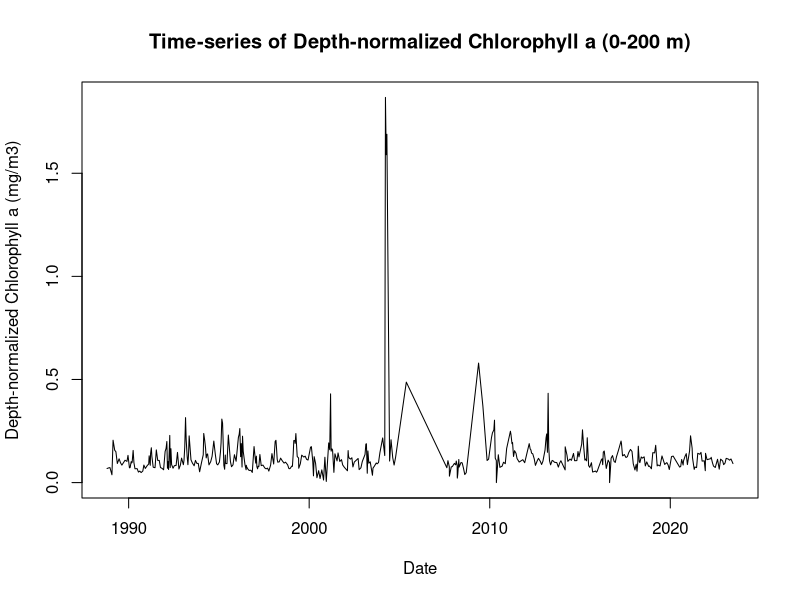

Generate this figure with R: (Note: this script raises an error after producing the figure.)
library(readxl)
library(dplyr)
library(pracma)


BATS_pigments_1_ <- read_excel("Data/BATS_pigments (1).xlsx",na="-999")
View(BATS_pigments_1_)

# Cleaning the dataset (BATS_pigments) ----

BATS_pigments <- BATS_pigments_1_[-c(1:49), ] #get rid of rows 1-49 and make the new row 1 column names
colnames(BATS_pigments) <- BATS_pigments[1, ] #set first row as column names
BATS_pigments <- BATS_pigments[-1, ] #remove the first row which is now column names

View(BATS_pigments)

### Creating a new data set (BATS_chla) with only year, depth, turners chlorophyll a data ----
# Remember, aim is: using Chl column, standardize depth for chlorophyll a. Need to think of a way to normalize this across the water column as different things have different ranges and need to normalize this.
BATS_chla <- BATS_pigments %>%
  select(yyyymmd, Depth, Chl) %>%
  na.omit()
View(BATS_chla)

#round from decimal to whole number
BATS_chla$Depth <- round(as.numeric(BATS_chla$Depth))
BATS_chla$Depth <- as.numeric(BATS_chla$Depth)
BATS_chla$Chl   <- as.numeric(BATS_chla$Chl)
#BATS_chla$yyyymmd <- as.numeric(BATS_chla$yyyymmd)

#BATS_chla$yyyymmd <- ymd(BATS_chla$yyyymmd)

str(BATS_chla$Chl)
str(BATS_chla$Depth)


# Trapezoidal integration ----
# If  Depth values don’t start at 0 or end at 200 exactly, trapezoidal integration still handles it correctly.

# Filter depths 0–200 m and arrange
BATS_filtered <- BATS_chla %>%
  filter(Depth >= 0, Depth <= 200) %>%
  arrange(Depth)

# Depth-integrated chlorophyll (mg/m^2)
Chl_int <- trapz(BATS_filtered$Depth, BATS_filtered$Chl)

# FINAL DECISION ----

norm_chl <- BATS_chla %>%
  filter(Depth >= 0, Depth <= 200) %>% # Filter depths 0–200 m
  mutate(
    Depth = as.numeric(Depth),
    Chl   = as.numeric(Chl)
  ) %>%
  arrange(yyyymmd, Depth) %>%
  group_by(yyyymmd) %>%
  summarise(                      #summarise() collapses all rows for each cast into ONE row.
    Chl_int = trapz(Depth, Chl),       # mg/m2
    Chl_mean_200m = Chl_int / 200      # mg/m3 (depth-normalized)
  )
View(norm_chl)

#date is written as yyyymmdd - fixing date format

#norm_chl$yyyymmd <- as.Date(norm_chl$yyyymmd, format="%Y%m%d")
#norm_chl$yyyymmd <- ymd(norm_chl$yyyymmd)
#norm_chl$yyymmd <- as.numeric (norm_chl$yyyymmd)

#norm_chl$yyyymmd <- as.Date(as.character(norm_chl$yyyymmd), format="%Y%m%d")
#norm_chl$Month <- format(norm_chl$yyyymmd, "%m") # Extract month as numeric
#norm_chl$Year <- format(norm_chl$yyyymmd, "%Y") # Extract year


library(lubridate)

norm_chl$yyyymmd <- ymd(norm_chl$yyyymmd)

norm_chl$year  <- year(norm_chl$yyyymmd)
norm_chl$month <- month(norm_chl$yyyymmd)
norm_chl$day   <- day(norm_chl$yyyymmd)

#rename column names
colnames(norm_chl)[1] <- "Date"
colnames(norm_chl)[2] <- "Chl_Int_200m_mg_m2"
colnames(norm_chl)[3] <- "Chl_mean_200m_mg_m3"
colnames(norm_chl)[4] <- "Year"
colnames(norm_chl)[5] <- "Month"
colnames(norm_chl)[6] <- "Day"



# Visualizing time-series of depth-normalized chlorophyll ----
plot(norm_chl$Date,norm_chl$Chl_mean_200m_mg_m3, type="l",
     xlab="Date", ylab="Depth-normalized Chlorophyll a (mg/m3)",
    # ylim=c(0,0.5),
     main="Time-series of Depth-normalized Chlorophyll a (0-200 m)")                            

### a) Time-series plot of time-series depth normalized chlorophyll — can see seasonal cycles and long-term changes.----
ggplot(norm_chl, aes(x = Date, y = Chl_mean_200m_mg_m3)) +
  geom_line(color = "darkblue") +
  geom_smooth(method = "lm", color = "blue", se = FALSE) +
  labs(title = "Phytoplankton Biomass (0–200m) Over Time at BATS",
       x = "Date",
       y = "Chlorophyll Mean (mg/m³, normalized to 200m)") +
  theme_classic()

### b) Seasonal pattern (montly averages) -----
#norm_chl$Month <- format(norm_chl$yyyymmd, "%m") # Extract month as numeric
#norm_chl$Month <- as.numeric(norm_chl$Month) # Convert to numeric
chl_monthly <- norm_chl %>% 
  group_by(Month) %>% 
  summarise(MonthlyAvgBiomass = mean(Chl_mean_200m_mg_m3, na.rm = TRUE)) %>% 
  ungroup()
# Plot monthly averages
ggplot(chl_monthly, aes(x = Month, y = MonthlyAvgBiomass)) + # x is month (1-12)
  geom_line(color = "darkgreen") +
  geom_point() +
  scale_x_continuous(breaks = 1:12, labels = month.abb) +
  labs(title = "Monthly Mean Phytoplankton (Chl) Biomass (0–200m) at BATS",
       x = "Month",
       y = "Average Chl (mg/m³, normalized to 200m)") +
  theme_classic()


### c) Annual pattern (yearly averages) ----
str(chl_yearly)
chl_yearly <- norm_chl %>% 
  group_by(Year) %>% 
  summarise(YearlyAvgBiomass = mean(Chl_mean_200m_mg_m3, na.rm = TRUE)) %>%  #calculating avg per year
  ungroup()
# Plot yearly averages
ggplot(chl_yearly, aes(x = Year, y = YearlyAvgBiomass, group=1)) +
  geom_line(color = "purple") +
  geom_point() +
  labs(title = "Annual Mean Phytoplankton (Chl) Biomass (0–200m) at BATS",
       x = "Year",
       y = "Average Chl (mg/m³, normalized to 200m)") +
  theme_classic()



# Dealing with the outliers -----
#identifying points greater than 1 mg/m3
outliers <- norm_chl %>%
  filter(Chl_mean_200m_mg_m3 > 1)
View(outliers)

# IQR test to statistically check for whether these are actually outliers (without assuming normality)
chl <- norm_chl$Chl_mean_200m_mg_m3

Q1 <- quantile(chl, 0.25, na.rm = TRUE)
Q3 <- quantile(chl, 0.75, na.rm = TRUE)
IQR_val <- Q3 - Q1

upper_bound <- Q3 + 1.5 * IQR_val
lower_bound <- Q1 - 1.5 * IQR_val

outliers_iqr <- norm_chl %>%
  filter(Chl_mean_200m_mg_m3 > upper_bound |
           Chl_mean_200m_mg_m3 < lower_bound)
outliers_iqr

#Remove outliers based on IQR
norm_chl <- norm_chl %>%
  filter(Chl_mean_200m_mg_m3 <= upper_bound &
  Chl_mean_200m_mg_m3 >= lower_bound)



#checking for normality ----
hist(norm_chl$Chl_mean_200m_mg_m3, breaks=50,
     main="Histogram of Depth-normalized Chlorophyll a (0-200 m) after Outlier Removal",
     xlab="Depth-normalized Chlorophyll a (mg/m3)",
     col="lightblue")

#check if this is normal 
shapiro.test(norm_chl$Chl_mean_200m_mg_m3) #p-value < 0.05, data is not normally distributed

lm_normchl<-lm(Chl_mean_200m_mg_m3~Year, data=norm_chl)
plot(lm_normchl)


#save norm_chl to dataset folder - github ----
write.csv(norm_chl, "Data/norm_chl.csv", row.names = FALSE)














# ------------------------ OTHER APPROACHES -------------------------------------------
### Step 1: Interpolation to a Standard Depth Grid (every 5 m from 0 m to 200 m.) ----

# Group by unique depths and average chlorophyll values if duplicates exist

BATS_chla <- BATS_chla %>%
  group_by(yyyymmd, Depth) %>%
  summarise(Chl = mean(Chl, na.rm = TRUE)) %>%
  ungroup()

# Create a standard depth grid
standard_depths <- seq(0, 200, by = 5) # Standard depth grid from 0 to 200 m at 5 m intervals
Chl <- BATS_chla$Chl
Depth <- BATS_chla$Depth

interp_chl <- approx(Depth, Chl, xout=standard_depths, rule=2)$y  # rule=2 => use boundary values for extrapolation


library(pracma)   # for trapz
# linear interpolation
interp_chl <- approx(depth, chl_ug_L, xout=std_grid, rule=2)$y  # rule=2 => use boundary values for extrapolation

# convert µg L^-1 to µg m^-3
chl_ug_m3 <- interp_chl * 1000

# integrate 0-200 m (gives µg m^-2)
chl_ug_m2 <- trapz(std_grid, chl_ug_m3)
chl_mg_m2 <- chl_ug_m2 / 1000

# if cast only to 150 m, option A scale, option B extend with last value
Zmax <- max(depth)
# option A: scale
integral_to_Zmax <- trapz(seq(0,Zmax,by=1), approx(depth, chl_ug_L*1000, xout=seq(0,Zmax,by=1))$y)
scaled_integral_ug_m2 <- integral_to_Zmax * (200 / Zmax)

# option B: extend using last measured value down to 200 m
ext_depths <- c(depth,200)
ext_chl <- c(chl_ug_L, tail(chl_ug_L,1))
ext_interp <- approx(ext_depths, ext_chl, xout=std_grid)$y * 1000
extended_integral_ug_m2 <- trapz(std_grid, ext_interp)



#######################################
#convert Depth_m and Chl_a_ug_per_L to numeric
BATS_chla$Depth <- as.numeric(BATS_chla$Depth)
BATS_chla$Chl <- as.numeric(BATS_chla$Chl)

#remove rows with NA values in Depth or Chl
BATS_chla <- BATS_chla %>%
  filter(!is.na(Depth) & !is.na(Chl))





# Trying stuff out 
### Step 1: Decide on reference depth as 200m and Interpolate each cast onto a standard depth grid. ----
standard_depths <- seq(0, 200, by = 1) # Standard depth grid from 0 to 200 m at 1 m intervals
BATS_chla_interpolated <- BATS_chla %>%
  group_by(yyyymmd) %>%
  do({
    interp_chl <- approx(.$Depth, .$Chl, xout = standard_depths, rule = 2)$y
    data.frame(Depth = standard_depths, Chl = interp_chl)
  }) %>%
  ungroup()
View(BATS_chla_interpolated)


### Step 2: Normalize either: By depth-integrated chlorophyll (average over layer) OR Z-score per depth OR Relative to total chlorophyll in upper layer ----
BATS_chla_normalized <- BATS_chla_interpolated %>%
  group_by(yyyymmd) %>%
  mutate(Total_Chl = sum(Chl, na.rm = TRUE),
         Chl_Normalized = Chl / Total_Chl) %>%
  ungroup()
View(BATS_chla_normalized)

### Step 3: Visualize time-series at specific depths or depth-averaged ----
# Example: Time-series at 10m depth
chl_10m <- BATS_chla_normalized %>%
  filter(Depth == 10)
plot(as.Date(chl_10m$yyyymmd, format="%Y%m%d"), chl_10m$Chl_Normalized, type="l",
     xlab="Date", ylab="Normalized Chlorophyll a at 10m",
     main="Time-series of Normalized Chlorophyll a at 10m Depth")
# Example: Depth-averaged normalized chlorophyll
chl_depth_avg <- BATS_chla_normalized %>%
  group_by(yyyymmd) %>%
  summarise(Depth_Avg_Chl = mean(Chl_Normalized, na.rm = TRUE)) %>%
  ungroup()
plot(as.Date(chl_depth_avg$yyyymmd, format="%Y%m%d"), chl_depth_avg$Depth_Avg_Chl, type="l",
     xlab="Date", ylab="Depth-averaged Normalized Chlorophyll a",
     main="Time-series of Depth-averaged Normalized Chlorophyll a")

### Step 4: Seasonal pattern analysis ----


### Depth Integration (z-score) ----
# calculating the mean - Sum all the chlorophyll values in the BATS_chla dataset and divide by the number of data points.
(mean_chla <- mean(BATS_chla$Chl, na.rm = TRUE))
# calculating the standard deviation - Calculate the standard deviation of the chlorophyll values in the BATS_chla dataset.
(sd_chla <- sd(BATS_chla$Chl, na.rm = TRUE))

# calculating the z-score - For each chlorophyll value, subtract the mean and divide by the standard deviation.
BATS_chla <- BATS_chla %>%
  mutate(Chl_zscore = (Chl - mean_chla) / sd_chla)
View(BATS_chla)

#order dataset by depth
BATS_chla <- BATS_chla %>%
  arrange(Depth)
View(BATS_chla)

# ------
### Vertical integration
### Compute depth-integrated chlorophyll by integration - zero as bottom of integration 200 as top Chl(z) dz then normalize by dividing integration depth to get an avg
BATS_chla_depth_integrated <- BATS_chla %>%
  group_by(yyyymmd) %>% # group by date
  summarise(Depth_Integrated_Chl = sum(Chl, na.rm = TRUE) * (200 / n())) %>% # integrate and normalize
  ungroup() # ungroup the data
View(BATS_chla_depth_integrated)
